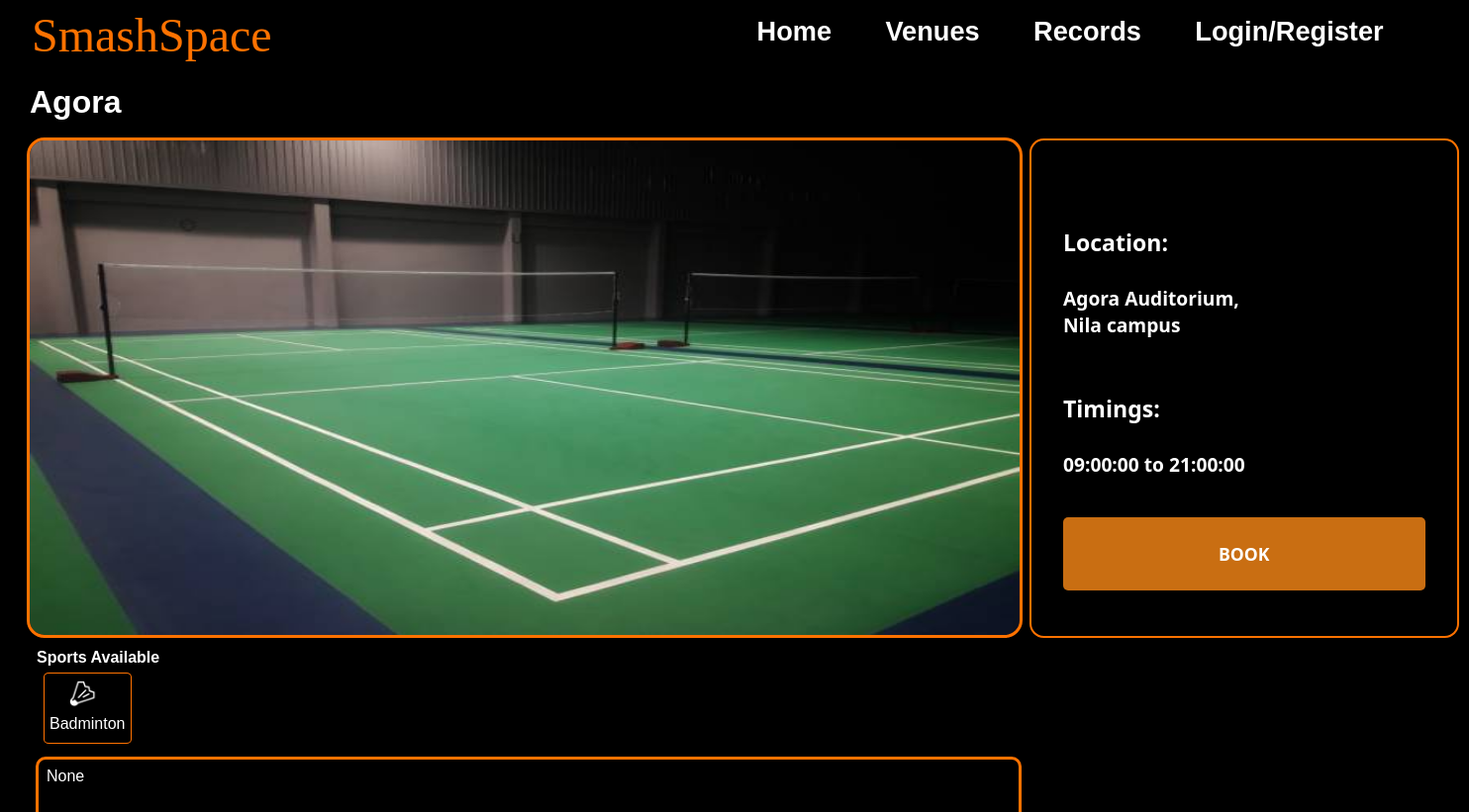
/venues/Agora, run on the app's committed database.
### models.py (models this page shows, shortened)
class Venue(db.Model):
    VenueID = db.Column(db.Integer, primary_key=True, autoincrement = True)
    VenueName = db.Column(db.String(100), nullable=False)
    VenueAddress = db.Column(db.String(500), nullable=False)
    VenueImageURL = db.Column(db.String(200))
    FirstSlot = db.Column(db.Time, nullable = False)
    LastSlot = db.Column(db.Time, nullable = False)
    Sports = db.relationship('Sport', secondary='venue_sport', backref= db.backref('venues', lazy='dynamic'))
    VenueBlog = db.Column(db.String(2000))

class Sport(db.Model):
    SportID = db.Column(db.Integer, primary_key=True, autoincrement=True)
    SportName = db.Column(db.String(100), nullable=False, unique=True)
    SportImageURL= db.Column(db.String(200))

### app.py (the view)
@app.route("/venues/<venuename>", methods=['GET', 'POST'])
def booking_page(venuename):
    venue = Venue.query.filter_by(VenueName=venuename).first()
    if request.method == "POST":
        if current_user.is_authenticated:
            return redirect(url_for("book_venue",venuename=venuename))
        else:
            flash("You have not Logged In","error")
            return redirect(url_for("userlogin"))
    return render_template("Booking_page.html", venue=venue ,messages=get_flashed_messages(), avail_sports=venue.Sports)

### templates/Booking_page.html (shortened to what this page needs)
{% extends 'Base.html' %}
{% block content %}
<div style="width:fit-content;">
    <div style="display: flex; width:97vw; justify-content: space-between;">
        <div>
            <h1 class="venue">{{ venue.VenueName }}</h1>
            <img class = "venicon" src="{{ venue.VenueImageURL }}">
        </div>
        <div  id= "buxa" style="margin-top: 65px;margin-right: 90px;">
            <p class="location"><span style="font-weight: 600; font-size: larger;"> Location: </span><br><br>  {{ venue.VenueAddress }}</p>
            <p class="timings"><span style="font-weight: 600;font-size: larger;"> Timings: </span><br><br>  {{ venue.FirstSlot }} to {{ venue.LastSlot }}</p>
            <form action="/venues/{{venue.VenueName}}" method="post">
                <input class="button" type="submit" value="BOOK">
            </form>
        </div>
    </div>
    <h4 style="margin-left: 17px;">Sports Available</h4>
    {% for i in avail_sports %}
    <div class="sportcontainer">
       <img class = "icon" src="{{ i.SportImageURL }}">
       <p class="eachsport" style="padding-bottom: 5px;">{{ i.SportName }}</p>
    </div>
    {% endfor %}
    <div class="blog">
        <p>{{ venue.VenueBlog }}</p>
    </div>
</div>
{% endblock %}

### templates/Base.html (shortened to what this page needs)
<!DOCTYPE html>
<html lang="en">
<head>
    <link rel="stylesheet" href="{{ url_for("static", filename="css/base.css") }}">
</head>
<body>
    <div class="content-wrapper">
        <div id="main">
            <div id="navbar">
                <a id="logo" href="/home">SmashSpace</a>
                <div id="menu">
                    <a href="/home">Home</a>
                    <a href="/venues">Venues</a>
                    <a href="/records">Records</a>
                    {% if current_user.is_authenticated %}
                    <a href="/logout">Logout</a>
                    {% else %}
                    <a href="/">Login/Register</a>
                    {% endif %}
                </div>
            </div>
        </div>
    </div>
    {% block content %}{% endblock %}
</body>
</html>

### static/css/base.css (style rules this page uses)
* { margin: 0; padding: 0; text-decoration: none; box-sizing: border-box; transition: all 0.5s; }
body { background-color: black; max-width: 1000px; margin: 0 auto; }
#navbar { position: fixed; top: 0; left: 0; right:0; background-color: rgba(0, 0, 0, 0.8); height: 4em; display: flex; align-items: center; justify-content: space-between; padding: 0 2em; z-index: 1000; }
#logo { color: #ff7200; font-size: 3em; font-family: fantasy; margin-top: 0.14em; }
#menu { display: flex; }
#menu a, .dropmenu a { margin-right: 2em; font-size: 1.7em; color: #fff; font-family: 'Franklin Gothic Medium', 'Arial Narrow', Arial, sans-serif; font-weight: 550; transition: color 0.3s ease-in-out; }

### templates/Booking_page.html (style rules this page uses)
body { font-family: Arial; background-color: black; margin: 0; padding-top: 75px; margin-left: 20px; overflow-x: hidden; color: white; }
.button { display: inline-block; padding: 25px 157px; margin-top: 40px; background-color: #c96e12; color: #fff; border: none; border-radius: 5px; text-align: center; text-decoration: none; transition: background-color 0.2s ease; font-size: 1.1em; font-weight: bold; font-family: 'Segoe UI', Tahoma, Geneva, Verdana, sans-serif; }
.icon { width: 30px; height: 30px; display: block; align-items: center; margin-left: 25%; }
.venicon { width: 1000px; height: 500px; margin: 10px; outline: 3px solid #ff7200; border-radius: 15px; }
.eachsport { display: inline-block; align-items: top; margin-top: 7px; }
.venue { margin: 10px; }
.location,.timings,.book-button { margin-left: 0; margin-right: 150px; font-size: larger; }
.sportcontainer { display: inline-block; padding: 5px; background-color: #000; height: 70px; outline: 1px solid #ff7200; margin: 7px; border-radius: 5%; color: #fff; margin-left: 25px; }
.location,.timings { margin-top: 55px; }
.blog { margin-left: 19px; margin-top: 10px; outline: 3px solid #ff7200; border-radius:7px; padding: 8px; height:250px; width: 990px; margin-bottom: 30px; }
#buxa { color: #fff; padding: 2em; border-radius: 0.9em; background-color: #000; width: auto; font-family:'Segoe UI', Tahoma, Geneva, Verdana, sans-serif; font-weight: bold; border: 2px solid #ff7200; height: 505px; }

### data on the page
Venue: VenueName "Agora", VenueImageURL (picture), VenueAddress "Agora Auditorium, Nila campus", FirstSlot "09:00:00", LastSlot "21:00:00", VenueBlog "None"
Sport: SportImageURL (picture), SportName "Badminton"
